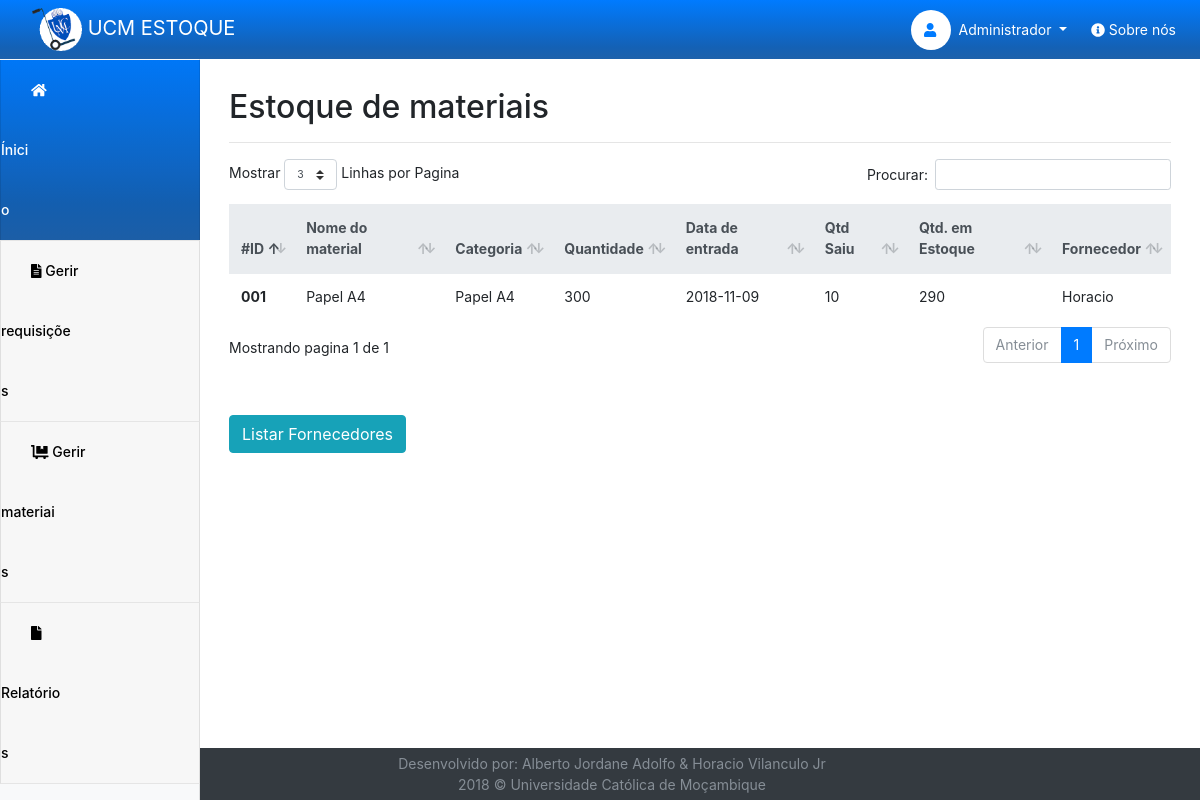
Page /responsavel-armazem/estoqueMateriais.php (signed in) on the committed database.
### tables this page shows
CREATE TABLE IF NOT EXISTS `material` (
  `idmaterial` int(11) NOT NULL AUTO_INCREMENT,
  `nomeMaterial` varchar(45) NOT NULL,
  `quantidade` int(11) NOT NULL DEFAULT '0',
  `dataEntrada` date NOT NULL,
  `qtdSaida` int(11) DEFAULT '0',
  `qtdEstoque` int(11) DEFAULT '0',
  `novaqtd` int(11) DEFAULT '0',
  `dataSaida` date DEFAULT NULL,
  `categoria_idcategoria` int(11) NOT NULL,
  `fornecedor_idfornecedor` int(11) DEFAULT NULL,
  `estado` varchar(20) NOT NULL,
  PRIMARY KEY (`idmaterial`),
  KEY `categoria_fk` (`categoria_idcategoria`) USING BTREE,
  KEY `fornecedor_fk` (`fornecedor_idfornecedor`) USING BTREE
);

CREATE TABLE IF NOT EXISTS `categorias` (
  `idcategoria` int(11) NOT NULL AUTO_INCREMENT,
  `nomeCategoria` varchar(45) NOT NULL,
  PRIMARY KEY (`idcategoria`)
);

CREATE TABLE IF NOT EXISTS `fornecedores` (
  `idfornecedor` int(11) NOT NULL AUTO_INCREMENT,
  `nomeEmpresa` varchar(45) NOT NULL,
  `email` varchar(45) DEFAULT NULL,
  `celular` varchar(45) DEFAULT NULL,
  `endereco` varchar(45) DEFAULT NULL,
  PRIMARY KEY (`idfornecedor`)
);

### responsavel-armazem/estoqueMateriais.php (the view, shortened to what this page needs)
<?php
include_once 'php/conexao.php';
?>
<!doctype html>
<html lang="pt-PT">
<head>
<link href="../css/responsavel-armazem/mobile-first/mobile-first-responsavel-armazem-estoque-materiais.css" rel="stylesheet">
<link href="../css/bootstrap.min.css" rel="stylesheet">
<link href="../dataTables/css/dataTables.bootstrap4.min.css" rel="stylesheet">
<link rel="stylesheet" href="../css/flexboxgrid.min.css">
<link href="../css/responsavel-armazem/responsavel-armazem-estoque-materiais.css" rel="stylesheet">
</head>
<body>
<header>
<nav class="navbar navbar-expand-md fixed-top navbar-dark">
<a class="navbar-brand pt-0 pb-0" href="inicio.php">
    <img src="../img/logo.gif" class="d-inline-block img-fluid img-thubnail logo ml-3 w-6" id="logo">
    UCM ESTOQUE
</a>
<div class="collapse navbar-collapse justify-content-end navcollapse" id="navbarNavDropdown">
    <ul class="navbar-nav">
        <li class="nav-item"
            ><div class="d-inline-block bg-white " id="foto-usuario">
                <a class="nav-link text-primary"><i class="fas fa-user"></i></a>
            </div>
        </li>
        <li class="nav-item dropdown">
            <a class="nav-link dropdown-toggle text-white mr-2" href="#" id="perfil" data-toggle="dropdown" aria-haspopup="true" aria-expanded="false">
<?php
if (isset($_SESSION['unome'])) {
echo $_SESSION['unome'];
}
?>
            </a>
        </li>
        <li class="nav-item">
            <a class="nav-link text-white" href="about.php" id="sobre">
                <i class="fas fa-info-circle"></i>
                Sobre nós
            </a>
        </li>
    </ul>
</div>
</nav>
</header>
<div class="container-fluid pl-0 pr-0">
<div class="row w-100 mr-0 ml-0">
<nav class="col-md-2 d-md-block bg-light sidebar collapse bd-links navcollapse" id="siderbar-nav">
    <div class="sidebar-sticky ">
        <div id="accordion" role="tablist">
            <div class="card active">
                <div class="card-header active" role="tab" id="inicio">
                    <h5 class="mb-0">
                        <a  href="inicio.php" class="active">
                            <i class="fas fa-home"></i>
                            Ínicio
                        </a>
                    </h5>
                </div>
            </div>
            <div class="card">
                <div class="card-header" role="tab" id="gerir-requisicoes">
                    <h5 class="mb-0">
                        <a data-toggle="collapse" href="#collapse-gerir-requisicoes" aria-expanded="true" aria-controls="collapseOne">
                            <i class="fas fa-file-alt"></i>
                            Gerir requisições
                        </a>
                    </h5>
                </div>
            </div>
            <div class="card">
                <div class="card-header" role="tab" id="gerir-materiais">
                    <h5 class="mb-0">
                        <a data-toggle="collapse" href="#collapse-gerir-materiais" aria-expanded="true" aria-controls="collapseOne">
                            <i class="fas fa-dolly-flatbed"></i>
                            Gerir materiais
                        </a>
                    </h5>
                </div>
            </div>
            <div class="card">
                <div class="card-header" role="tab" id="relatorios">
                    <h5 class="mb-0">
                        <a data-toggle="collapse" href="#collapse-relatorios" aria-expanded="true" aria-controls="collapseOne">
                            <i class="fas fa-file"></i>
                            Relatórios
                        </a>
                    </h5>
                </div>
            </div>
        </div>
    </div>
</nav>
<main role="main" class="col-md-10 ml-auto col-xl-10 col-lg-10">
    <section class="mx-4 pt-4">
        <div class="d-flex justify-content-between flex-wrap flex-md-nowrap align-items-center pt-3 pb-2 mb-3 border-bottom">
            <h1 class="h2">Estoque de materiais</h1>
        </div>
        <div id="tabela">
            <table class="table table-responsive  table-hover" id="tabela1">
                <thead class="thead-light">
                    <tr>
                        <th scope="col">#ID</th>
                        <th scope="col">Nome do material</th>
                        <th scope="col">Categoria</th>
                        <th scope="col">Quantidade</th>
                        <th scope="col">Data de entrada</th>
                        <th scope="col">Qtd Saiu</th>
                        <th scope="col">Qtd. em Estoque</th>
                        <th scope="col">Fornecedor</th>
                    </tr>
                </thead>
                <tbody>
                    <?php
                    $select = "SELECT material.idmaterial,material.nomeMaterial, material.quantidade,material.dataEntrada, material.qtdSaida, material.qtdEstoque, categorias.nomeCategoria, fornecedores.nomeEmpresa
    FROM ((material INNER JOIN categorias on categorias.idcategoria=material.categoria_idcategoria) INNER JOIN fornecedores on fornecedores.idfornecedor=material.fornecedor_idfornecedor) where estado='Atendida'";
                    $resultado = $conn->prepare($select);
                    $resultado->execute();
                    while ($linhas = $resultado->fetch(PDO::FETCH_ASSOC)) {
                        ?>
                        <tr>
                            <th scope="row">00<?php echo $linhas['idmaterial']; ?></th>
                            <td><?php echo $linhas['nomeMaterial']; ?></td>
                            <td><?php echo $linhas['nomeCategoria']; ?></td>
                            <td><?php echo $linhas['quantidade']; ?></td>
                            <td><?php echo $linhas['dataEntrada']; ?></td>
                            <td><?php echo $linhas['qtdSaida']; ?></td>
                            <td><?php echo $linhas['qtdEstoque']; ?></td>
                            <td><?php echo $linhas['nomeEmpresa']; ?></td>
                        </tr>
                        <?php
                    }
                    ?>
                </tbody>
            </table>
        </div>
        <div class="form-row" >
            <div class="col-md-3">
                <div class="form-group" style="">
                    <button type="submit" data-toggle="modal" data-target="#modal"  class="btn btn-info"  id="btn-fornecedor">Listar Fornecedores</button>
                </div>
            </div>
        </div>
        </div>
    <footer class="footer  bg-dark pr-4 pl-5 center-sm center-lg center-md">
        <span class="text-muted">
            Desenvolvido por:
            Alberto Jordane Adolfo &
            Horacio Vilanculo Jr<br>
            2018 © Universidade Católica de Moçambique
        </span>
    </footer>
</div>
</body>
</html>

### css/responsavel-armazem/responsavel-armazem-estoque-materiais.css (style rules this page uses)
* { margin: 0; padding: 0; box-sizing: border-box; }
body { font-size: .875rem; }
.sidebar { position: fixed; top: 0; bottom: 0; left: 0; z-index: 100; padding: 48px 0 0; box-shadow: inset -1px 0 0 rgba(0, 0, 0, .1); }
.sidebar-sticky { position: relative; top: 0; height: calc(100vh - 48px); padding-top:12px; overflow-x: hidden; overflow-y: auto; }
[role="main"] { padding-top: 48px; padding-left: 5px; padding-right: 5px; min-height: 100vh; }
section { padding-bottom: 100px; }
div.form-group { padding-bottom: 20px; }
.footer { position: absolute; bottom: 0; padding-top: 5px; padding-bottom: 5px; right: 0px; width: 100%; }
#logo { width: 50px; padding-top: 8px; padding-bottom: 8px; }
.navbar { background-image: linear-gradient(#007bff, #1461b5 80%, #1d61ab); padding-top: 0; padding-bottom: 0; }
nav .navbar-collapse .navbar-nav li a { padding-top: 19px; padding-bottom: 19px; }
.border-bottom { border-bottom: 1px solid #e5e5e5; }
#foto-usuario { width: 40px; height: 40px; margin-top: 10px; border-radius: 100%; }
#foto-usuario a.nav-link { line-height: 40px; padding: 0; text-align: center; }
.card { border-top: none !important; border-bottom: 1px solid #e5e5e5; border-radius: 0px; font-weight: 500; color: #333; padding: 0px; padding-left: 0px; border-bottom: 1px solid #e5e5e5; }
.card-header { border-radius: 0px !important; border: none; padding: 0px; }
.card-header a { font-size: .875rem; color: #000000; padding: 20px 100% 21px 30px; line-height: 60px; }
.card.active { background-image: linear-gradient(#007bff, #1461b5 80%, #1d61ab); color: #FFFFFF; }
a.active { color: #FFFFFF; }
#tabela { width: 100%; padding-bottom: 50px; }

### rows in the picture
material: idmaterial "1", nomeMaterial "Papel A4", categoria_idcategoria.nomeCategoria "Papel A4", quantidade "300", dataEntrada "2018-11-09", qtdSaida "10", qtdEstoque "290", fornecedor_idfornecedor.nomeEmpresa "Horacio"

### other values in the picture
$_SESSION['unome'] "Administrador"
